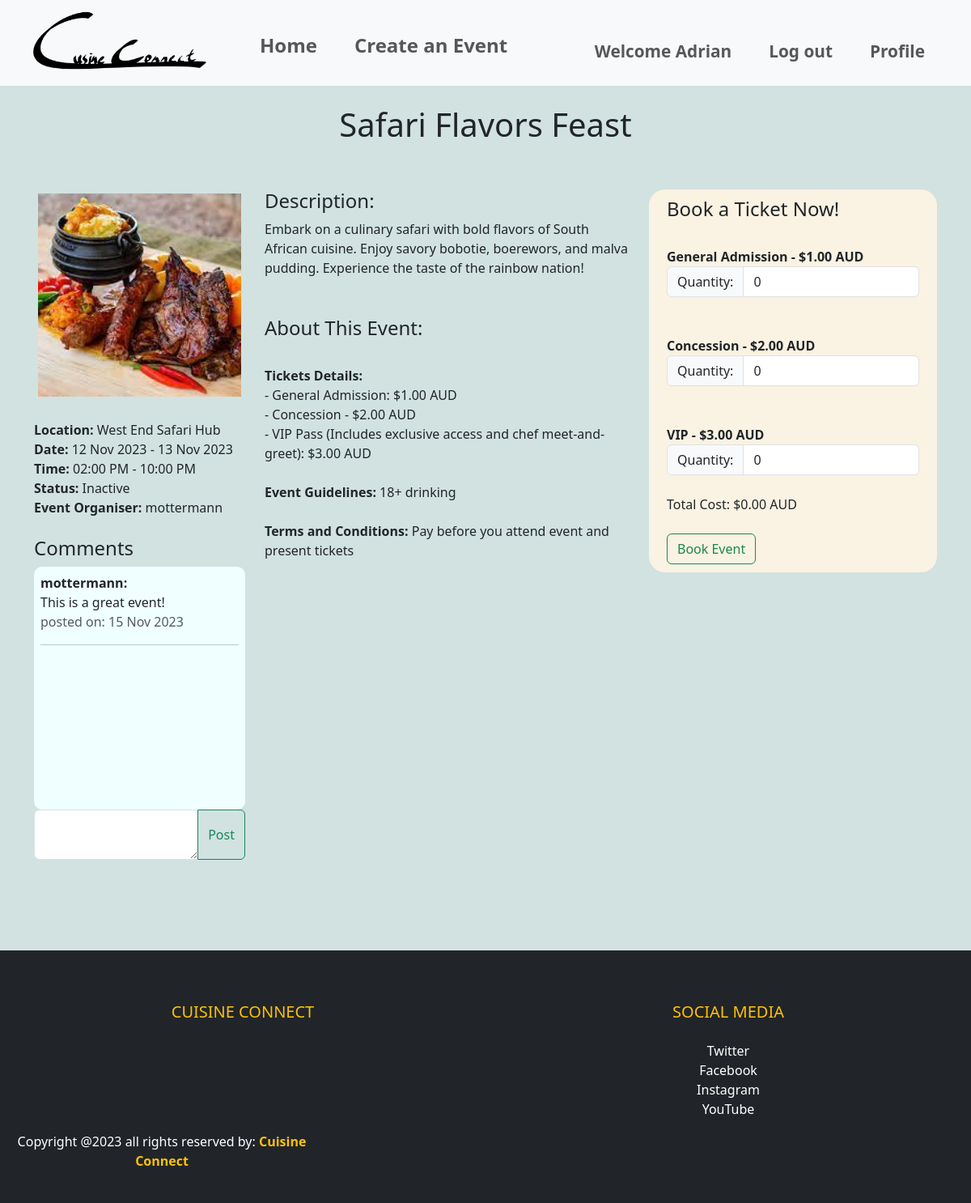
/events/event/6 (signed in), run on the app's committed database.
### website/models.py (models this page shows, shortened)
class User(db.Model, UserMixin):
    __tablename__='users'
    id = db.Column(db.Integer, primary_key=True)
    name = db.Column(db.String(100), index=True, unique=True, nullable=False)
    emailid = db.Column(db.String(100), index=True, nullable=False)
    contactnumber = db.Column(db.Integer)
    address = db.Column(db.String(15), unique=True, index=True, nullable=True)
    password_hash = db.Column(db.String(255), nullable=False)
    comments = db.relationship('Comment', backref='user')

class Event(db.Model):
    __tablename__ = 'events'
    id = db.Column(db.Integer, primary_key=True)
    name = db.Column(db.String(80), nullable=False)
    location = db.Column(db.String(400), nullable=False)
    start_date = db.Column(db.Date, nullable=False)
    end_date = db.Column(db.Date, nullable=False)
    start_time = db.Column(db.Time, nullable=False)
    end_time = db.Column(db.Time, nullable=False)
    ga_price = db.Column(db.Numeric, nullable=False)
    ga_availability = db.Column(db.Integer, nullable=False)
    concession_price = db.Column(db.Numeric, nullable=False)
    concession_availability = db.Column(db.Integer, nullable=False)
    vip_price = db.Column(db.Numeric, nullable=False)
    vip_availability = db.Column(db.Integer, nullable=False)
    description = db.Column(db.Text, nullable=False)
    image = db.Column(db.String(400), nullable=True)
    event_guidelines = db.Column(db.Text, nullable=True)
    terms_conditions = db.Column(db.Text, nullable=True)
    category = db.Column(db.String(80), nullable=True)
    comments = db.relationship('Comment', backref='event')
    user_id = db.Column(db.Integer, db.ForeignKey('users.id'))
    user = db.relationship('User', backref=db.backref('events', lazy=True))
    is_cancelled = db.Column(db.Boolean, default=False)
    event_bookings = db.relationship('Bookings', back_populates='event', lazy=True)
    @property
    def total_availability(self):
        return (self.concession_availability + self.ga_availability + self.vip_availability)
    @property
    def total_tickets_booked(self):
        return sum(bookings.ga_quantity + bookings.concession_quantity + bookings.vip_quantity for bookings in self.event_bookings)
    @property
    def status(self):
        try:
            if self.is_cancelled:
                return "Cancelled"
            elif self.total_availability == self.total_tickets_booked:
                return "Sold Out"
            elif datetime.combine(self.start_date, self.start_time) < datetime.now():
                return "Inactive"
            else:
                return "Open"
        except Exception as e:
            print(f"Error updating status: {e}")

class Bookings(db.Model):
    __tablename__ = 'bookings'
    id = db.Column(db.Integer, primary_key=True)
    name = db.Column(db.String(80))
    description = db.Column(db.String(200))
    image = db.Column(db.String(400))
    user_id = db.Column(db.Integer, db.ForeignKey('users.id'))
    event_id = db.Column(db.Integer, db.ForeignKey('events.id'))
    event = db.relationship('Event', back_populates='event_bookings', lazy=True)
    ga_quantity = db.Column(db.Integer, default=0)
    concession_quantity = db.Column(db.Integer, default=0)
    vip_quantity = db.Column(db.Integer, default=0)
    booking_time = db.Column(db.DateTime, default=datetime.utcnow)

class Comment(db.Model):
    __tablename__ = 'comments'
    id = db.Column(db.Integer, primary_key=True)
    text = db.Column(db.String(400))
    created_at = db.Column(db.DateTime, default=datetime.now())
    user_id = db.Column(db.Integer, db.ForeignKey('users.id'))
    event_id = db.Column(db.Integer, db.ForeignKey('events.id'))

### website/events.py (the view)
@bp.route('/event/<int:id>')
def event_details(id):
    print(f"Event ID: {id}")
    event = Event.query.get_or_404(id)
    comment_form = CommentForm()
    return render_template('eventDetails.html', event=event, form=comment_form)

### website/forms.py
class CommentForm(FlaskForm):
    text = TextAreaField('Comment', [InputRequired()])
    submit = SubmitField('Post')

### website/templates/eventDetails.html (shortened to what this page needs)
{% extends 'base.html' %}
{% block header %}
<link rel="stylesheet" href="{{ url_for('static', filename='style/style.css') }}">
{% endblock %}
{% block content %}
<div>
    <div class="heading">
        <h1>{{ event.name }}</h1><br><br>
    </div>
    <div class="container">
        <div class="row">
            <div class="col-sm-3">
                <div class="box">
                    <img class="cropImage" src="{{ url_for('static', filename=event.image.split('static/')[1].replace('\\', '/')) }}" alt="Event Image">
                </div>
                <br><b>Location:</b> {{ event.location }}
                <br><b>Date:</b> {{ event.start_date.strftime('%d %b %Y') }} - {{ event.end_date.strftime('%d %b %Y') }}
                <br><b>Time:</b> {{ event.start_time.strftime('%I:%M %p') }} - {{ event.end_time.strftime('%I:%M %p') }}
                <br><b>Status:</b> {{ event.status }}
                <br><b>Event Organiser:</b> {{ event.user.name }}
                <br><br><h4>Comments</h4>
                <div class="overflow-auto reviewsColor">
                    <div class="reviews">
                        {% for comment in event.comments %}
                        <div>
                            <b>{{ comment.user.name }}:</b><br>
                            {{ comment.text }}
                            <div class="text-muted">posted on: {{ comment.created_at.strftime('%d %b %Y') }}</div>
                        </div>
                        <hr class="hr hr-blurry" />
                        {% endfor %}
                    </div>
                </div>
                <form method="post" action="{{ url_for('event.post_comment', event_id=event.id) }}">
                    <div class="input-group mb-3">
                        {{ form.text(class="form-control") }}
                        <button class="btn btn-outline-success" type="submit">Post</button>
                    </div>
                </form>
            </div>
            <div class="col-sm-5">
                <h4>Description:</h4>
                {{ event.description }}
                <br><br><br><h4>About This Event:</h4>
                <br><b>Tickets Details:</b>
                <br>- General Admission: ${{ "%.2f"|format(event.ga_price) }} AUD
                <br>- Concession - ${{ "%.2f"|format(event.concession_price) }} AUD
                <br>- VIP Pass (Includes exclusive access and chef meet-and-greet): ${{ "%.2f"|format(event.vip_price) }} AUD
                <br><br><b>Event Guidelines:</b>
                {{ event.event_guidelines }}
                <br><br><b>Terms and Conditions:</b>
                {{ event.terms_conditions }}
            </div>
            <div class="col-sm-4">
                <div class="formLayout">
                    <div class="container">
                        <h4>Book a Ticket Now!</h4>
                        <form method="post" action="{{ url_for('event.book_event', id=event.id) }}">
                            <br><b>General Admission - ${{ "%.2f"|format(event.ga_price) }} AUD</b><br>
                            <div class="input-group">
                                <div class="input-group-text">Quantity:</div>
                                <input type="number" name="ga_quantity" id="GAquantity" class="form-control" min="0" value="0">
                            </div><br>
                            <br><b>Concession - ${{ "%.2f"|format(event.concession_price) }} AUD</b><br>
                            <div class="input-group">
                                <div class="input-group-text">Quantity:</div>
                                <input type="number" name="concession_quantity" id="concessionquantity" class="form-control" min="0" value="0">
                            </div><br>
                            <br><b>VIP - ${{ "%.2f"|format(event.vip_price) }} AUD</b><br>
                            <div class="input-group">
                                <div class="input-group-text">Quantity:</div>
                                <input type="number" name="vip_quantity" id="VIPquantity" class="form-control" min="0" value="0">
                            </div><br>
                            <div id="totalPrice">Total Cost: $0.00 AUD</div><br>
                            <button class="btn btn-outline-success" type="submit">Book Event</button>
                        </form>
                    </div>
                </div>
            </div>
        </div>
    </div>
</div>
<br><br><br><br>
{% endblock %}

### website/templates/base.html (shortened to what this page needs)
<!DOCTYPE html>
<html lang="en">
    <head>
        <link rel="stylesheet" href="{{url_for('static', filename='style/style.css')}}">
        <link href="https://cdn.jsdelivr.net/npm/bootstrap@5.3.1/dist/css/bootstrap.min.css" rel="stylesheet">
    </head>
    <body class="bGColor">
        <nav class="navbar sticky-top navbar-expand-sm bg-light navbar-light justify-content-center">
            <div class="container-fluid">
                    <ul class="navbar-nav">
                        <li><a class="navbar-brand" href = "{{ url_for('main.index') }}"><img src="{{url_for('static', filename='img/logo.png')}}" style="width:240px;height:90px"></a></li>
                        <li class="nav-item" ><a style="font-size: 150%; padding-top: 30px;" class="nav-link" href = "{{ url_for('main.index') }}"><b>Home</b></a></li>
                        <li class="nav-item" ><a style="font-size: 150%; padding-top: 30px;" class="nav-link" href = "{{ url_for('event.create') }}"><b>Create an Event</b></a></li>
                    </ul>
                    <ul class = "navbar-nav navbar-right">
                        {% if current_user.is_authenticated %}
                        <li class="nav-item" ><a style="font-size: 130%; padding-top: 30px;" class="nav-link" href = "#"><b>Welcome {{current_user.name}}</b></a></li>
                        <li class="nav-item" ><a style="font-size: 130%; padding-top: 30px;" class="nav-link" href = "{{ url_for('auth.logout') }}"><b>Log out</b></a></li>
                        {% else %}
                        <li class="nav-item" ><a style="font-size: 130%; padding-top: 30px;" class="nav-link" href = "{{ url_for('auth.login') }}"><b>Log in</b></a></li>
                        <li class="nav-item" ><a style="font-size: 130%; padding-top: 30px;" class="nav-link" href = "{{ url_for('auth.register') }}"><b>Sign up</b></a></li>
                        {% endif %}
                        {% if current_user.is_authenticated %}
                        <li class="nav-item"><a style="font-size: 130%; padding-right: 30px; padding-top: 30px;" class="nav-link" href = "{{ url_for('event.profile') }}"><b>Profile</b></a></li>
                        {% endif %}
                    </ul>
            </div>
        </nav>
        {% block header %}
        {% endblock %}
    {% block content %}
    {% endblock %}
    <footer class="bg-dark text-white pt-5 pb-4">
        <div class="container-fluid text-center text-md-left">
            <div class="row text-center text-md-left">
                <div class="col-md-3 col-lg-3 col-xl-3 mx-auto mt-3">
                    <h5 class="text-uppercase mb-4 font-weight-bold text-warning">Cuisine Connect</h5>
                </div>
                <div class="col-md-3 col-lg-3 col-xl-3 mx-auto mt-3">
                    <h5 class="text-uppercase mb-4 font-weight-bold text-warning">Social Media</h5>
                    <ul class="list-unstyled">
                        <li>
                            <a href="https://twitter.com/elonmusk" class="text-white" style="text-decoration: none;">Twitter</a>
                        </li>
                        <li>
                            <a href="https://www.facebook.com/zuck/" class="text-white" style="text-decoration: none;">Facebook</a>
                        </li>
                        <li>
                            <a href="https://www.instagram.com/cats_of_instagram" class="text-white" style="text-decoration: none;">Instagram</a>
                        </li>
                        <li>
                            <a href="https://www.youtube.com/watch?v=dQw4w9WgXcQ&t=1s" class="text-white" style="text-decoration: none;">YouTube</a>
                        </li>
                    </ul>
                </div>
            </div>
            <div class="row">
                <div class="col-md-4 col-lg-4">
                    <p>Copyright @2023 all rights reserved by:
                        <strong class="text-warning">Cuisine Connect</strong>
                    </p>
                </div>
            </div>
        </div>
      </footer>
    </body>
</html>

### website/static/style/style.css (style rules this page uses)
.heading { text-align: center; padding-top: 2%; }
.box { position: relative; width:100%; border: 5px solid rgba(196, 218, 216, 0); }
.box::before { content: ""; display: block; padding-top: 100%; }
.cropImage { position: absolute; top: 0; left: 0; width: 100%; height: 100%; object-fit: cover; }
.bGColor { background-color: rgba(196, 218, 216, 0.767); }
.navbar-nav > li { padding-left: 15px; padding-right: 15px; }
.formLayout { background-color: rgb(250, 242, 226); padding: 10px; border-radius: 20px; }
.reviews { height: 300px; padding: 8px; }
.reviewsColor { background-color: azure; border-radius: 10px; }

### data on the page
User: name "Adrian"
Event: name "Safari Flavors Feast", location "West End Safari Hub", start_date "12 Nov 2023", end_date "13 Nov 2023", start_time "02:00 PM", end_time "10:00 PM", status "Inactive", description "Embark on a culinary safari with bold flavors of South African cuisine. Enjoy savory bobotie, boerewors, and malva pudding. Experience the taste of the rainbow nation!", ga_price "1.00", concession_price "2.00", vip_price "3.00", event_guidelines "18+ drinking", terms_conditions "Pay before you attend event and present tickets"
User: user.name "mottermann"
Comment: user.name "mottermann", text "This is a great event!", created_at "15 Nov 2023"
